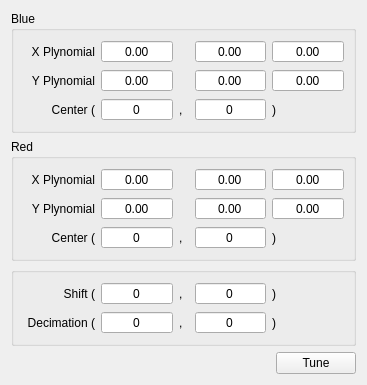
<?xml version="1.0" encoding="UTF-8"?>
<ui version="4.0">
 <class>LCA</class>
 <widget class="QWidget" name="LCA">
  <property name="geometry">
   <rect>
    <x>0</x>
    <y>0</y>
    <width>367</width>
    <height>359</height>
   </rect>
  </property>
  <property name="windowTitle">
   <string>LCA</string>
  </property>
  <layout class="QGridLayout" name="gridLayout_4">
   <item row="0" column="0" colspan="4">
    <widget class="QGroupBox" name="groupBox">
     <property name="title">
      <string>Blue</string>
     </property>
     <layout class="QGridLayout" name="gridLayout">
      <item row="2" column="1">
       <widget class="QSpinBox" name="LCA_blueCenterX_sb">
        <property name="alignment">
         <set>Qt::AlignCenter</set>
        </property>
        <property name="buttonSymbols">
         <enum>QAbstractSpinBox::NoButtons</enum>
        </property>
       </widget>
      </item>
      <item row="0" column="0">
       <widget class="QLabel" name="label">
        <property name="text">
         <string>X Plynomial</string>
        </property>
        <property name="alignment">
         <set>Qt::AlignRight|Qt::AlignTrailing|Qt::AlignVCenter</set>
        </property>
       </widget>
      </item>
      <item row="1" column="0">
       <widget class="QLabel" name="label_2">
        <property name="text">
         <string>Y Plynomial</string>
        </property>
        <property name="alignment">
         <set>Qt::AlignRight|Qt::AlignTrailing|Qt::AlignVCenter</set>
        </property>
       </widget>
      </item>
      <item row="2" column="0">
       <widget class="QLabel" name="label_3">
        <property name="text">
         <string>Center (</string>
        </property>
        <property name="alignment">
         <set>Qt::AlignRight|Qt::AlignTrailing|Qt::AlignVCenter</set>
        </property>
       </widget>
      </item>
      <item row="0" column="1">
       <widget class="QDoubleSpinBox" name="LCA_bluePolyX1_sb">
        <property name="alignment">
         <set>Qt::AlignCenter</set>
        </property>
        <property name="buttonSymbols">
         <enum>QAbstractSpinBox::NoButtons</enum>
        </property>
       </widget>
      </item>
      <item row="0" column="3">
       <widget class="QDoubleSpinBox" name="LCA_bluePolyX2_sb">
        <property name="alignment">
         <set>Qt::AlignCenter</set>
        </property>
        <property name="buttonSymbols">
         <enum>QAbstractSpinBox::NoButtons</enum>
        </property>
       </widget>
      </item>
      <item row="0" column="4">
       <widget class="QDoubleSpinBox" name="LCA_bluePolyX3_sb">
        <property name="alignment">
         <set>Qt::AlignCenter</set>
        </property>
        <property name="buttonSymbols">
         <enum>QAbstractSpinBox::NoButtons</enum>
        </property>
       </widget>
      </item>
      <item row="1" column="1">
       <widget class="QDoubleSpinBox" name="LCA_bluePolyY1_sb">
        <property name="alignment">
         <set>Qt::AlignCenter</set>
        </property>
        <property name="buttonSymbols">
         <enum>QAbstractSpinBox::NoButtons</enum>
        </property>
       </widget>
      </item>
      <item row="1" column="3">
       <widget class="QDoubleSpinBox" name="LCA_bluePolyY2_sb">
        <property name="alignment">
         <set>Qt::AlignCenter</set>
        </property>
        <property name="buttonSymbols">
         <enum>QAbstractSpinBox::NoButtons</enum>
        </property>
       </widget>
      </item>
      <item row="1" column="4">
       <widget class="QDoubleSpinBox" name="LCA_bluePolyY3_sb">
        <property name="alignment">
         <set>Qt::AlignCenter</set>
        </property>
        <property name="buttonSymbols">
         <enum>QAbstractSpinBox::NoButtons</enum>
        </property>
       </widget>
      </item>
      <item row="2" column="3">
       <widget class="QSpinBox" name="LCA_blueCenterY_sb">
        <property name="alignment">
         <set>Qt::AlignCenter</set>
        </property>
        <property name="buttonSymbols">
         <enum>QAbstractSpinBox::NoButtons</enum>
        </property>
       </widget>
      </item>
      <item row="2" column="2">
       <widget class="QLabel" name="label_9">
        <property name="maximumSize">
         <size>
          <width>10</width>
          <height>16777215</height>
         </size>
        </property>
        <property name="text">
         <string>,</string>
        </property>
        <property name="alignment">
         <set>Qt::AlignLeading|Qt::AlignLeft|Qt::AlignVCenter</set>
        </property>
       </widget>
      </item>
      <item row="2" column="4">
       <widget class="QLabel" name="label_10">
        <property name="text">
         <string>)</string>
        </property>
        <property name="alignment">
         <set>Qt::AlignLeading|Qt::AlignLeft|Qt::AlignVCenter</set>
        </property>
       </widget>
      </item>
     </layout>
    </widget>
   </item>
   <item row="2" column="0" colspan="4">
    <widget class="QGroupBox" name="groupBox_3">
     <property name="title">
      <string/>
     </property>
     <layout class="QGridLayout" name="gridLayout_2">
      <item row="1" column="1">
       <widget class="QSpinBox" name="LCA_decimationX_sb">
        <property name="alignment">
         <set>Qt::AlignCenter</set>
        </property>
        <property name="buttonSymbols">
         <enum>QAbstractSpinBox::NoButtons</enum>
        </property>
       </widget>
      </item>
      <item row="1" column="4">
       <widget class="QSpinBox" name="LCA_decimationY_sb">
        <property name="alignment">
         <set>Qt::AlignCenter</set>
        </property>
        <property name="buttonSymbols">
         <enum>QAbstractSpinBox::NoButtons</enum>
        </property>
       </widget>
      </item>
      <item row="0" column="1">
       <widget class="QSpinBox" name="LCA_shiftX_sb">
        <property name="alignment">
         <set>Qt::AlignCenter</set>
        </property>
        <property name="buttonSymbols">
         <enum>QAbstractSpinBox::NoButtons</enum>
        </property>
       </widget>
      </item>
      <item row="0" column="4">
       <widget class="QSpinBox" name="LCA_shiftY_sb">
        <property name="alignment">
         <set>Qt::AlignCenter</set>
        </property>
        <property name="buttonSymbols">
         <enum>QAbstractSpinBox::NoButtons</enum>
        </property>
       </widget>
      </item>
      <item row="1" column="0">
       <widget class="QLabel" name="label_7">
        <property name="text">
         <string>Decimation (</string>
        </property>
        <property name="alignment">
         <set>Qt::AlignRight|Qt::AlignTrailing|Qt::AlignVCenter</set>
        </property>
       </widget>
      </item>
      <item row="0" column="5">
       <widget class="QLabel" name="label_12">
        <property name="text">
         <string>)</string>
        </property>
        <property name="alignment">
         <set>Qt::AlignLeading|Qt::AlignLeft|Qt::AlignVCenter</set>
        </property>
       </widget>
      </item>
      <item row="0" column="0">
       <widget class="QLabel" name="label_6">
        <property name="text">
         <string>Shift (</string>
        </property>
        <property name="alignment">
         <set>Qt::AlignRight|Qt::AlignTrailing|Qt::AlignVCenter</set>
        </property>
       </widget>
      </item>
      <item row="1" column="2">
       <widget class="QLabel" name="label_11">
        <property name="maximumSize">
         <size>
          <width>10</width>
          <height>16777215</height>
         </size>
        </property>
        <property name="text">
         <string>,</string>
        </property>
        <property name="alignment">
         <set>Qt::AlignLeading|Qt::AlignLeft|Qt::AlignVCenter</set>
        </property>
       </widget>
      </item>
      <item row="0" column="2">
       <widget class="QLabel" name="label_13">
        <property name="maximumSize">
         <size>
          <width>10</width>
          <height>16777215</height>
         </size>
        </property>
        <property name="text">
         <string>,</string>
        </property>
        <property name="alignment">
         <set>Qt::AlignLeading|Qt::AlignLeft|Qt::AlignVCenter</set>
        </property>
       </widget>
      </item>
      <item row="1" column="5">
       <widget class="QLabel" name="label_14">
        <property name="text">
         <string>)</string>
        </property>
        <property name="alignment">
         <set>Qt::AlignLeading|Qt::AlignLeft|Qt::AlignVCenter</set>
        </property>
       </widget>
      </item>
     </layout>
    </widget>
   </item>
   <item row="1" column="0" colspan="4">
    <widget class="QGroupBox" name="groupBox_2">
     <property name="title">
      <string>Red</string>
     </property>
     <layout class="QGridLayout" name="gridLayout_3">
      <item row="3" column="1">
       <widget class="QSpinBox" name="LCA_redCenterX_sb">
        <property name="alignment">
         <set>Qt::AlignCenter</set>
        </property>
        <property name="buttonSymbols">
         <enum>QAbstractSpinBox::NoButtons</enum>
        </property>
       </widget>
      </item>
      <item row="3" column="3">
       <widget class="QSpinBox" name="LCA_redCenterY_sb">
        <property name="alignment">
         <set>Qt::AlignCenter</set>
        </property>
        <property name="buttonSymbols">
         <enum>QAbstractSpinBox::NoButtons</enum>
        </property>
       </widget>
      </item>
      <item row="2" column="1">
       <widget class="QDoubleSpinBox" name="LCA_redPolyY1_sb">
        <property name="alignment">
         <set>Qt::AlignCenter</set>
        </property>
        <property name="buttonSymbols">
         <enum>QAbstractSpinBox::NoButtons</enum>
        </property>
       </widget>
      </item>
      <item row="2" column="3">
       <widget class="QDoubleSpinBox" name="LCA_redPolyY2_sb">
        <property name="alignment">
         <set>Qt::AlignCenter</set>
        </property>
        <property name="buttonSymbols">
         <enum>QAbstractSpinBox::NoButtons</enum>
        </property>
       </widget>
      </item>
      <item row="2" column="4">
       <widget class="QDoubleSpinBox" name="LCA_redPolyY3_sb">
        <property name="alignment">
         <set>Qt::AlignCenter</set>
        </property>
        <property name="buttonSymbols">
         <enum>QAbstractSpinBox::NoButtons</enum>
        </property>
       </widget>
      </item>
      <item row="2" column="0">
       <widget class="QLabel" name="label_5">
        <property name="text">
         <string>Y Plynomial</string>
        </property>
        <property name="alignment">
         <set>Qt::AlignRight|Qt::AlignTrailing|Qt::AlignVCenter</set>
        </property>
       </widget>
      </item>
      <item row="0" column="1">
       <widget class="QDoubleSpinBox" name="LCA_redPolyX1_sb">
        <property name="alignment">
         <set>Qt::AlignCenter</set>
        </property>
        <property name="buttonSymbols">
         <enum>QAbstractSpinBox::NoButtons</enum>
        </property>
       </widget>
      </item>
      <item row="0" column="0">
       <widget class="QLabel" name="label_4">
        <property name="text">
         <string>X Plynomial</string>
        </property>
        <property name="alignment">
         <set>Qt::AlignRight|Qt::AlignTrailing|Qt::AlignVCenter</set>
        </property>
       </widget>
      </item>
      <item row="0" column="3">
       <widget class="QDoubleSpinBox" name="LCA_redPolyX2_sb">
        <property name="alignment">
         <set>Qt::AlignCenter</set>
        </property>
        <property name="buttonSymbols">
         <enum>QAbstractSpinBox::NoButtons</enum>
        </property>
       </widget>
      </item>
      <item row="0" column="4">
       <widget class="QDoubleSpinBox" name="LCA_redPolyX3_sb">
        <property name="alignment">
         <set>Qt::AlignCenter</set>
        </property>
        <property name="buttonSymbols">
         <enum>QAbstractSpinBox::NoButtons</enum>
        </property>
       </widget>
      </item>
      <item row="3" column="0">
       <widget class="QLabel" name="label_8">
        <property name="text">
         <string>Center (</string>
        </property>
        <property name="alignment">
         <set>Qt::AlignRight|Qt::AlignTrailing|Qt::AlignVCenter</set>
        </property>
       </widget>
      </item>
      <item row="3" column="2">
       <widget class="QLabel" name="label_15">
        <property name="maximumSize">
         <size>
          <width>10</width>
          <height>16777215</height>
         </size>
        </property>
        <property name="text">
         <string>,</string>
        </property>
        <property name="alignment">
         <set>Qt::AlignLeading|Qt::AlignLeft|Qt::AlignVCenter</set>
        </property>
       </widget>
      </item>
      <item row="3" column="4">
       <widget class="QLabel" name="label_16">
        <property name="text">
         <string>)</string>
        </property>
        <property name="alignment">
         <set>Qt::AlignLeading|Qt::AlignLeft|Qt::AlignVCenter</set>
        </property>
       </widget>
      </item>
     </layout>
    </widget>
   </item>
   <item row="4" column="3">
    <widget class="QPushButton" name="LCA_tune_btn">
     <property name="text">
      <string>Tune</string>
     </property>
    </widget>
   </item>
   <item row="4" column="2">
    <spacer name="horizontalSpacer">
     <property name="orientation">
      <enum>Qt::Horizontal</enum>
     </property>
     <property name="sizeHint" stdset="0">
      <size>
       <width>40</width>
       <height>20</height>
      </size>
     </property>
    </spacer>
   </item>
   <item row="3" column="3">
    <spacer name="verticalSpacer">
     <property name="orientation">
      <enum>Qt::Vertical</enum>
     </property>
     <property name="sizeHint" stdset="0">
      <size>
       <width>20</width>
       <height>40</height>
      </size>
     </property>
    </spacer>
   </item>
  </layout>
 </widget>
 <resources/>
 <connections/>
</ui>
